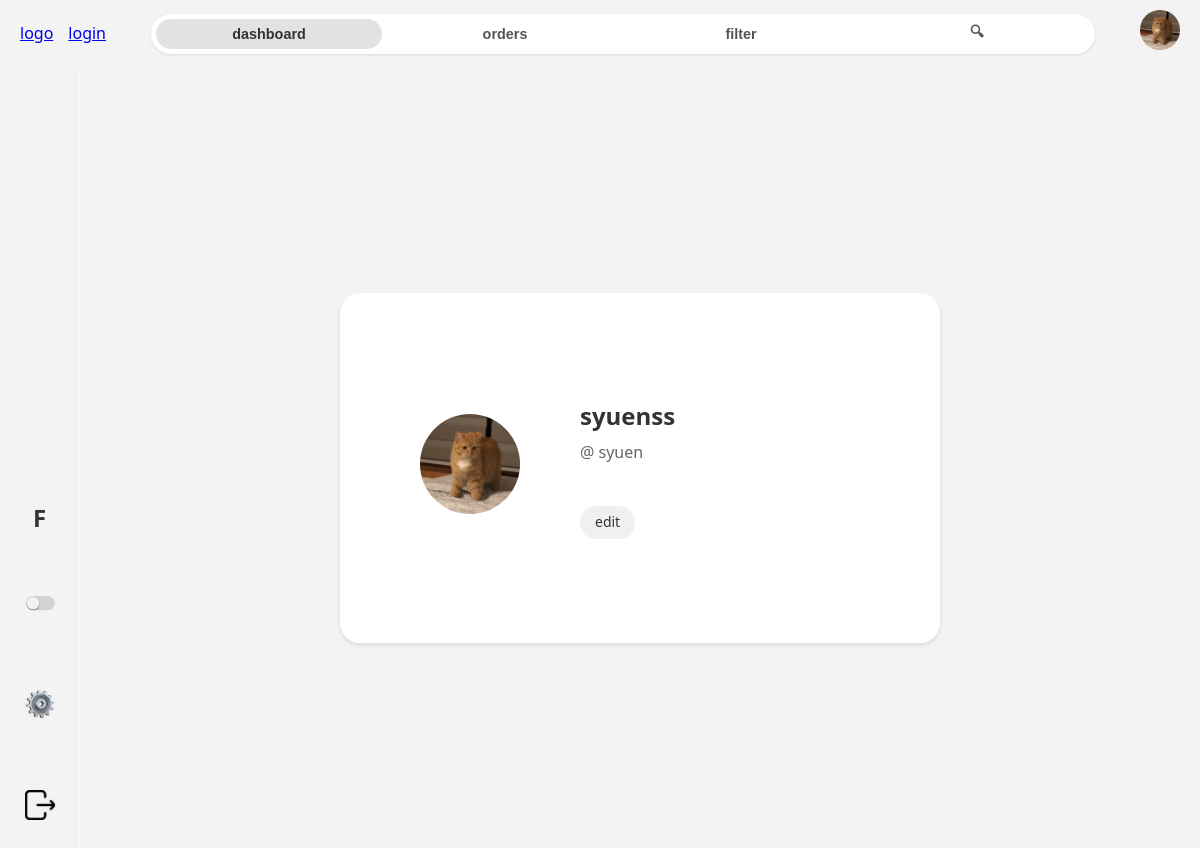
Page /profile/1/ on the committed database.
### home/models.py (models this page shows, shortened)
class Profile(models.Model):
    picture = models.ImageField(null=True, blank=True, upload_to='profiles/', default='user.png')
    user = models.OneToOneField(User, null=True, on_delete=models.CASCADE) #user has 1 profile, each profile associates w/ 1 user
    name = models.CharField(max_length=100, null=True)
    created = models.DateTimeField(auto_now_add=True, null=True)
    updated = models.DateTimeField(auto_now=True, null=True)

### home/views.py (the view)
# urls.py: path('profile/<str:pk>/', views.userProfile, name="profile"),
def userProfile(request, pk):
    user = User.objects.get(id=pk)
    profile = user.profile
    products = user.product_set.all()
    materials = user.material_set.all()
    context = {'user':user, 'profile':profile, 'products':products, 'materials':materials}
    return render(request, 'home/profile.html', context)

### home/templates/home/profile.html
{% extends 'main.html' %}
{% load static %}
{% block content %}
<div class="profile-container">
    <div class="profile-pic">
        <img src="{{profile.picture.url}}" alt="profile picture">
    </div>
    <div class="profile-details">
        <h1>{{profile.name}}</h1>
        <span>@ {{user.username}}</span>
        <br>
        <a href="{% url 'update-profile' %}">edit</a>
    </div>
</div>
{% endblock content %}

### templates/navbar.html
{% load static %}
<div class="navbar">
    <div id="logo">
        {% if request.user.is_staff or request.user.is_superuser %}
            <a href="{% url 'admin-home' 'adminn' %}"><img src="{% static 'images/logo.png' %}" alt="logo"></a>
        {% else %}
            <a href="{% url 'home' %}">logo</a>
        {% endif %}
    </div>
    {% if request.user.is_authenticated %}
        <h1 id="welcome-msg">Hello, {{request.user.username}}</h1>
    {% else %}
        <a href="{% url 'login' %}">login</a>
    {% endif %}
    <div class="taskbar">
        <button id="dash-btn"><h3>dashboard</h3></button>
        <button id="orders-btn"><h3>orders</h3></button>
        <button id="filter-btn"><h3>filter</h3></button>
        <button id="search-btn"><h3>🔍︎</h3></button>
    </div>
    <div id="profile">
        <a href="{% url 'profile' user.id %}"><img src="{{profile.picture.url}}" alt="user profile"></a>
    </div>
</div>

### static/style/style.css (style rules this page uses)
:root { --primary-color: #f3f3f3; --secondary-color: #e3e2e2; --accent-color: #a94a4a; --lightfont-color: #555; --darkfont-color: #333; --border-color: #faf7f7; --shadow: 0 2px 4px rgba(0, 0, 0, 0.1); --border-radius: 10px; --transition: all 0.3s ease; }
* { box-sizing: border-box; margin: 0; padding: 0; }
body { font-family: "Segoe UI", Tahoma, Geneva, Verdana, sans-serif; color: var(--darkfont-color); background-color: #fafafa; line-height: 1.6; }
button { cursor: pointer; transition: var(--transition); }
.navbar { display: flex; align-items: center; justify-content: space-between; padding: 10px 20px; gap: 15px; flex-wrap: wrap; height: fit-content; background-color: var(--primary-color); position: sticky; top: 0; z-index: 100; }
#logo img, #profile img { width: 40px; height: 40px; object-fit: cover; transition: var(--transition); }
#profile img { border-radius: 50%; cursor: pointer; }
.taskbar { display: flex; flex: 2; align-items: center; gap: 10px; min-width: 250px; margin: 0px 30px; border-radius: 30px; background-color: white; height: 40px; padding: 5px; box-shadow: 0 1px 3px rgba(0, 0, 0, 0.1); }
.taskbar button { display: flex; flex: 1; justify-content: center; align-items: center; border: none; border-radius: 20px; background-color: transparent; height: 100%; color: var(--lightfont-color); font-weight: 500; }
.taskbar button.active { background-color: var(--secondary-color); color: var(--darkfont-color); }
.taskbar h3 { font-size: 0.9rem; font-weight: 600; }
.profile-container, .update-profile-container { display: flex; align-self: center; justify-self: center; align-items: center; width: 600px; height: 350px; padding: 80px; background-color: #ffffff; border-radius: 20px; box-shadow: var(--shadow); transition: var(--transition); }
.profile-pic { flex: 0 0 100px; margin-right: 20px; }
.profile-pic img { width: 100px; height: 100px; border-radius: 50%; object-fit: cover; }
.profile-details { flex: 1; padding-left: 40px; }
.profile-details h1 { margin: 0 0 5px 0; font-size: 24px; color: #333; }
.profile-details span { display: block; margin-bottom: 10px; color: #666; font-size: 16px; }
.profile-details a { display: inline-block; margin-top: 5px; padding: 5px 15px; background-color: #f0f0f0; color: #333; text-decoration: none; border-radius: 20px; font-size: 14px; transition: background-color 0.2s ease; }

### rows in the picture
Profile: picture (picture), name "syuenss"

### other values in the picture
{{ user.username }} "syuen"
